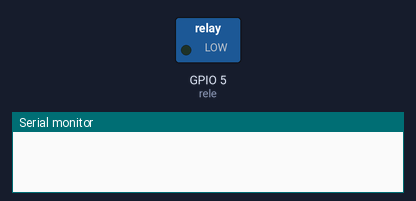
A sketch run on a simulated ESP32. On the bench: switched loads named in the sketch (green lamp = pin HIGH), the last lines printed to the serial monitor. Nothing arrives over Bluetooth unless stated.

Above: at 0.1 s.
At 30.1 s:
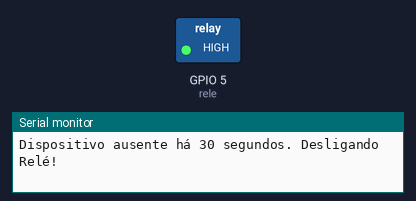
Timing chart, 0 to 31.6 s (numbered marks = the images above):
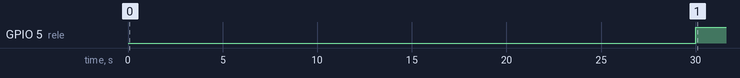

Measured:
- by itself, GPIO 5 (rele): LOW → HIGH at 30.0 s

The sketch:

main.ino
```cpp
#include <BLEDevice.h>
#include <BLEUtils.h>
#include <BLEScan.h>
#include <BLEAdvertisedDevice.h>

String meuMAC = "23:06:22:80:06:14";


int rele = 5;
const unsigned long tempoDesligamento = 30000; // 10 segundos
unsigned long ultimaDeteccao= 0;

void setup() {
  // Inicia a comunicação serial com velocidade de 115200 bps (bits por segundo)
  Serial.begin(115200);
  // Inicializa o módulo Bluetooth do ESP32 no modo cliente (somente escaneia, não se conecta)
  BLEDevice::init("");
  //Configura a GPIO com saída
  pinMode(rele, OUTPUT);
  //Inicializa com o relé ligado
  digitalWrite(rele, LOW);
}

void loop() {
  // Cria um objeto scanner para detectar dispositivos BLE próximos
  BLEScan* scanner = BLEDevice::getScan();

  // Ativa o modo de escaneamento ativo (coleta mais informações dos dispositivos)
  scanner->setActiveScan(true);

  // Executa o escaneamento por 5 segundos e armazena os resultados em um ponteiro
  BLEScanResults* resultado = scanner->start(5, false);

  bool encontrado = false;
  String macAtual = "";

  // Percorre todos os dispositivos encontrados
  for (int i = 0; i < resultado->getCount(); i++) {
    BLEAdvertisedDevice d = resultado->getDevice(i);
    macAtual = d.getAddress().toString().c_str();
    // Verifica se o dispositivo é o desejado e se o sinal está forte o suficiente
    if(macAtual.equalsIgnoreCase(meuMAC) && (d.getRSSI() >= -85)){
      encontrado = true;
      ultimaDeteccao = millis();
      break;
    }
  }
  // Se encontrou o dispositivo alvo com sinal suficiente e liga o relé
  if(encontrado){
    if(digitalRead(rele) == HIGH){
      Serial.println("Dispositivo encontrado! Acionando RELÉ.");
      digitalWrite(rele, LOW);
    }else{
      Serial.println("Dispositivo presente. O relé permanece ligado");
    }
  }else {
    //Verifica se passou o tempo desde a última detecção
    if(millis() - ultimaDeteccao > tempoDesligamento){
      if(digitalRead(rele) == LOW){
        Serial.println("Dispositivo ausente há 30 segundos. Desligando Relé!");
        digitalWrite(rele, HIGH);
      }else{
        Serial.println("Dispositivo ausente. Relé já desligado");
      }
    }else{
      Serial.println("Dispositivo não detectado, mas dentro do tempo limite. Mantendo relé ligado!");
    }

  }

}
```
